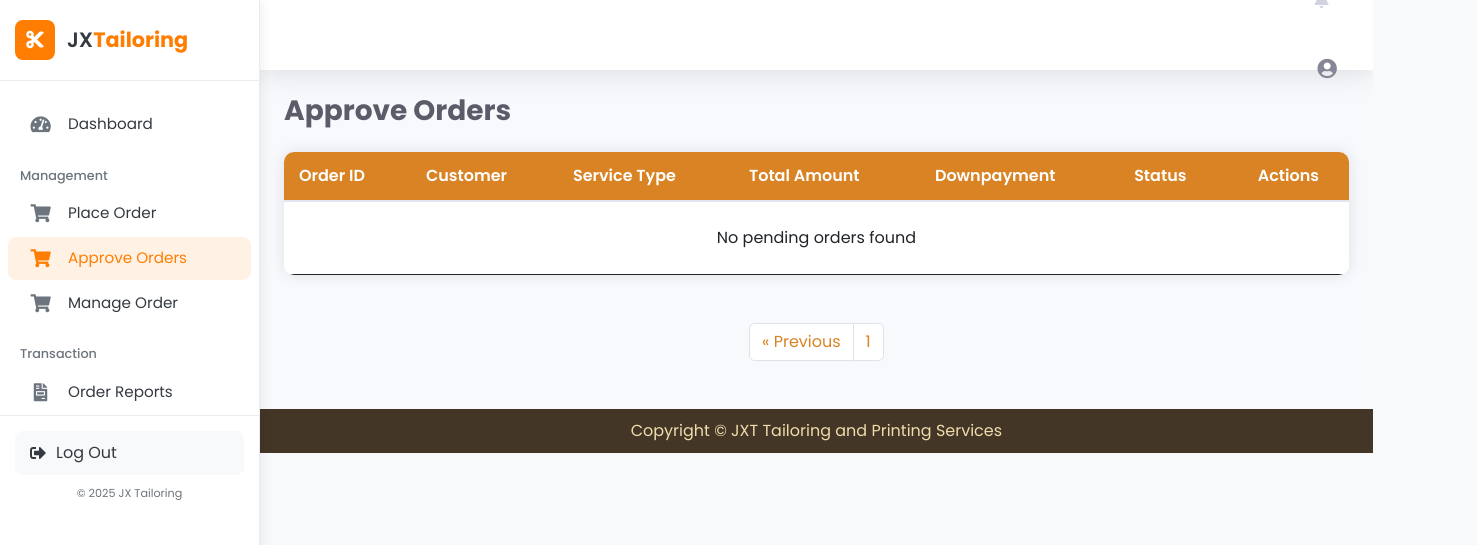
The page /staff/orders.php?page=2 on the database as committed earlier.
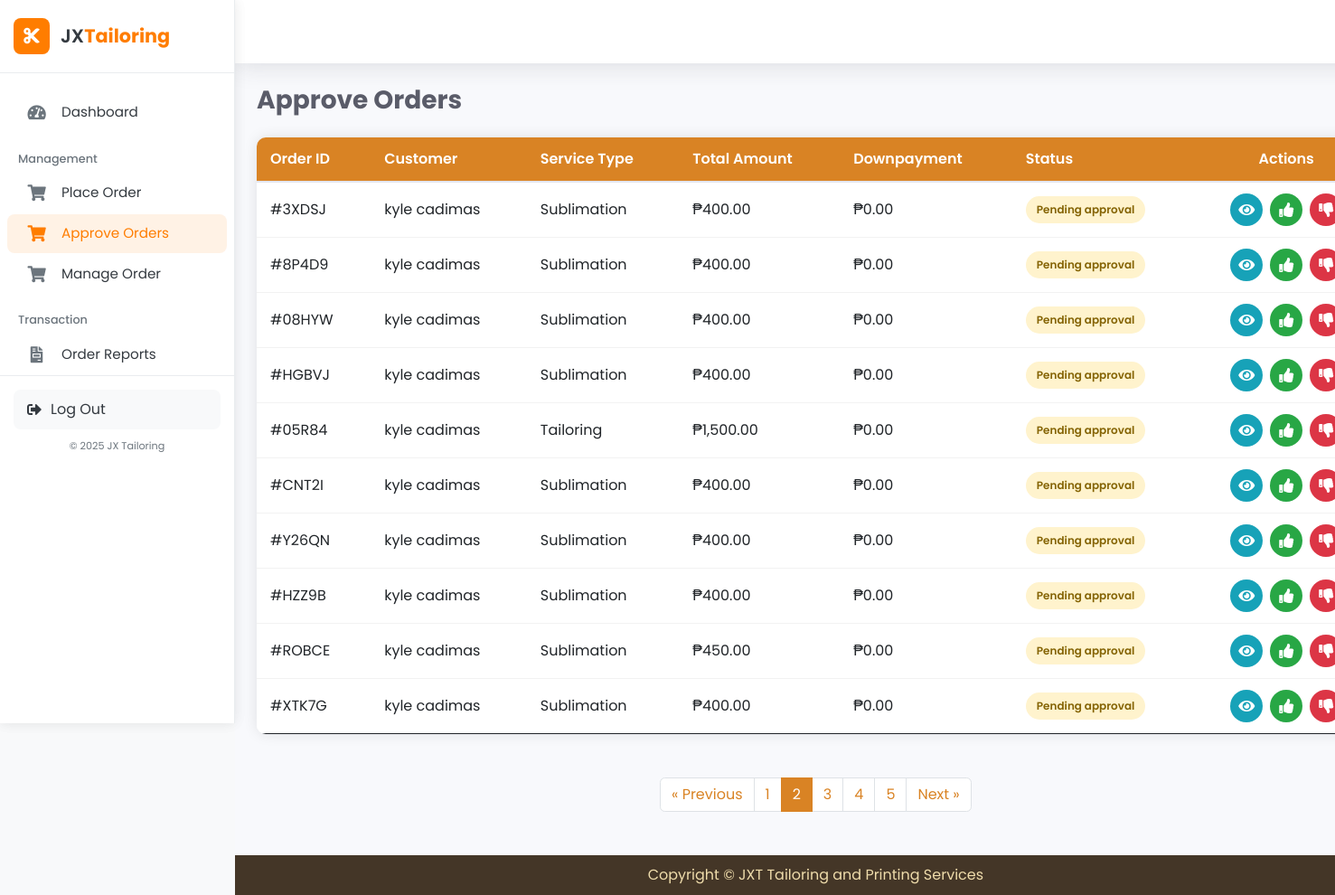
The same page on the database as committed later.
### tables this page shows
CREATE TABLE `orders` (
  `order_id` varchar(10) NOT NULL,
  `customer_id` int(11) NOT NULL,
  `order_type` enum('tailoring','sublimation') NOT NULL,
  `total_amount` decimal(10,2) NOT NULL,
  `downpayment_amount` decimal(10,2) NOT NULL,
  `payment_method` enum('cash','gcash') NOT NULL,
  `payment_status` enum('pending','downpayment_paid','fully_paid') DEFAULT 'pending',
  `order_status` enum('pending_approval','declined','approved','forward_to_sublimator','in_process','printing_done','ready_for_pickup','completed') DEFAULT 'pending_approval',
  `staff_id` int(11) DEFAULT NULL,
  `manager_id` int(11) DEFAULT NULL,
  `notes` text DEFAULT NULL,
  `created_at` timestamp NOT NULL DEFAULT current_timestamp(),
  `updated_at` timestamp NOT NULL DEFAULT current_timestamp() ON UPDATE current_timestamp(),
  `screenshot_path` varchar(255) DEFAULT NULL,
  `status_history` text DEFAULT NULL
);

CREATE TABLE `customers` (
  `customer_id` int(11) NOT NULL,
  `username` varchar(50) NOT NULL,
  `password` varchar(255) NOT NULL,
  `email` varchar(100) NOT NULL,
  `first_name` varchar(50) NOT NULL,
  `last_name` varchar(50) NOT NULL,
  `phone_number` varchar(20) DEFAULT NULL,
  `address` text DEFAULT NULL,
  `created_at` timestamp NOT NULL DEFAULT current_timestamp(),
  `updated_at` timestamp NOT NULL DEFAULT current_timestamp() ON UPDATE current_timestamp()
);

### staff/orders.php (the view, shortened to what the rows shown need)
<?php
include '../db.php';
$records_per_page = 10;
$page = isset($_GET['page']) ? (int)$_GET['page'] : 1;
$offset = ($page - 1) * $records_per_page;
$query = "SELECT o.order_id, c.first_name, c.last_name, o.order_type, o.total_amount, o.downpayment_amount, o.order_status, o.created_at
          FROM orders o
          JOIN customers c ON o.customer_id = c.customer_id
          WHERE o.order_status = 'pending_approval'
          ORDER BY o.created_at DESC
          LIMIT $offset, $records_per_page";
$result = mysqli_query($conn, $query);
?>
<!DOCTYPE html>
<html lang="en">
<head>
    <link href="https://cdn.jsdelivr.net/npm/bootstrap@5.3.0/dist/css/bootstrap.min.css" rel="stylesheet">
    <link href="vendor/fontawesome-free/css/all.min.css" rel="stylesheet">
    <link href="css/sb-admin-2.min.css" rel="stylesheet">
</head>
<body id="page-top">
    <div id="wrapper">
        <?php include 'sidebar.php'; ?>
        <div id="content-wrapper" class="d-flex flex-column">
            <div id="content">
                <nav class="navbar navbar-expand navbar-light topbar mb-4 static-top shadow">
                    <ul class="navbar-nav ml-auto">
                        <?php include 'notification.php'; ?>
                    </ul>
                </nav>
                <div class="container-fluid">
                    <div class="d-sm-flex align-items-center justify-content-between mb-4">
                        <h1 class="h3 mb-0 text-gray-800 font-weight-bold">
                            Approve Orders
                        </h1>
                    </div>
                    <div class="table-container">
                        <table class="table">
                            <thead>
                                <tr>
                                    <th>Order ID</th>
                                    <th>Customer</th>
                                    <th>Service Type</th>
                                    <th>Total Amount</th>
                                    <th>Downpayment</th>
                                    <th>Status</th>
                                    <th class="text-center">Actions</th>
                                </tr>
                            </thead>
                            <tbody>
                                <?php while ($row = mysqli_fetch_assoc($result)) : ?>
                                    <tr>
                                        <td>#<?= htmlspecialchars($row['order_id']) ?></td>
                                        <td><?= htmlspecialchars($row['first_name'] . ' ' . $row['last_name']) ?></td>
                                        <td><?= htmlspecialchars(ucfirst($row['order_type'])) ?></td>
                                        <td>₱<?= number_format($row['total_amount'], 2) ?></td>
                                        <td>₱<?= number_format($row['downpayment_amount'], 2) ?></td>
                                        <td>
                                            <div class="status-badge status-pending">
                                                <?= htmlspecialchars(str_replace('_', ' ', ucfirst($row['order_status']))) ?>
                                            </div>
                                        </td>
                                        <td class="text-center">
                                            <div class="actions-container">
                                                <a href="view_order.php?id=<?= $row['order_id'] ?>" class="btn-action btn-view">
                                                    <i class="fas fa-eye"></i>
                                                </a>
                                                <button class="btn-action btn-approve" onclick="approveOrder('<?= $row['order_id'] ?>')">
                                                    <i class="fas fa-thumbs-up"></i>
                                                </button>
                                                <button class="btn-action btn-decline" data-bs-toggle="modal" data-bs-target="#declineModal"
                                                        onclick="setDeclineOrderId('<?= $row['order_id'] ?>')">
                                                    <i class="fas fa-thumbs-down"></i>
                                                </button>
                                            </div>
                                        </td>
                                    </tr>
                                <?php endwhile; ?>
                            </tbody>
                        </table>
                    </div>
                </div>
            </div>
        </div>
    </div>
</body>
</html>

Rows that differ between the two databases and show on the page:
added orders: order_id "3XDSJ", customer.last_name "kyle cadimas", order_type "Sublimation", total_amount "400.00", downpayment_amount "0.00", order_status "Pending approval"
added orders: order_id "8P4D9", customer.last_name "kyle cadimas", order_type "Sublimation", total_amount "400.00", downpayment_amount "0.00", order_status "Pending approval"
added orders: order_id "08HYW", customer.last_name "kyle cadimas", order_type "Sublimation", total_amount "400.00", downpayment_amount "0.00", order_status "Pending approval"
added orders: order_id "HGBVJ", customer.last_name "kyle cadimas", order_type "Sublimation", total_amount "400.00", downpayment_amount "0.00", order_status "Pending approval"
added orders: order_id "05R84", customer.last_name "kyle cadimas", order_type "Tailoring", total_amount "1,500.00", downpayment_amount "0.00", order_status "Pending approval"
added orders: order_id "CNT2I", customer.last_name "kyle cadimas", order_type "Sublimation", total_amount "400.00", downpayment_amount "0.00", order_status "Pending approval"
added orders: order_id "Y26QN", customer.last_name "kyle cadimas", order_type "Sublimation", total_amount "400.00", downpayment_amount "0.00", order_status "Pending approval"
added orders: order_id "HZZ9B", customer.last_name "kyle cadimas", order_type "Sublimation", total_amount "400.00", downpayment_amount "0.00", order_status "Pending approval"
added orders: order_id "ROBCE", customer.last_name "kyle cadimas", order_type "Sublimation", total_amount "450.00", downpayment_amount "0.00", order_status "Pending approval"
added orders: order_id "XTK7G", customer.last_name "kyle cadimas", order_type "Sublimation", total_amount "400.00", downpayment_amount "0.00", order_status "Pending approval"
Other text that changed with them:
$total_pages: (not shown) → "5"
new list line: "2"
new list line: "3"
new list line: "4"
text no longer shown: "No pending orders found"
text now shown: "Next »"
